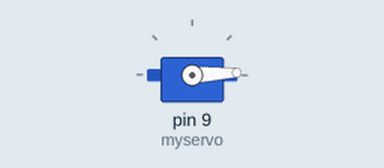
Simulated run of this sketch. Board: Arduino Uno, built with avr-gcc and run on an emulated ATmega328P. On the bench: servo.

Above: at 0.05 s.
At 0.9 s:
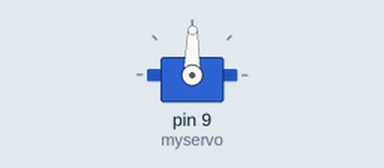
At 1.75 s:
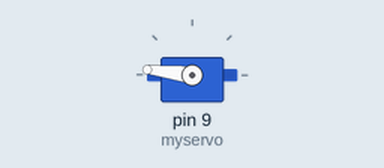
At 3.45 s:
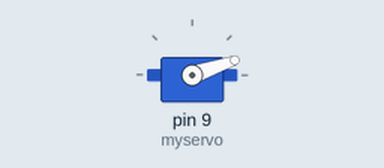
Timing chart, 0 to 8.3 s (numbered marks = the images above):
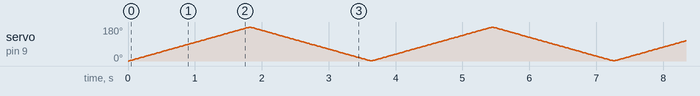

The sketch:

PWM_Servo.ino
```cpp
/*

 created 18 Dec 2014
 by Shailesh Modi
 modified 9 Apr 2015
 by SunRobotics Technologies

 */

#include <Servo.h>//Include Serov.h lib
Servo myservo;// Define variables
unsigned char i;//
void setup()
{
myservo.attach(9);// Define the servo interface
}
void loop()
{
  for(i=0;i<180;i++)
   {
     myservo.write(i);// Set the steering angle of rotation
     delay(10);
   }
   for(i=180;i>0;i--)
   {
     myservo.write(i);// Set the steering angle of rotation
     delay(10);
   }
}
```
